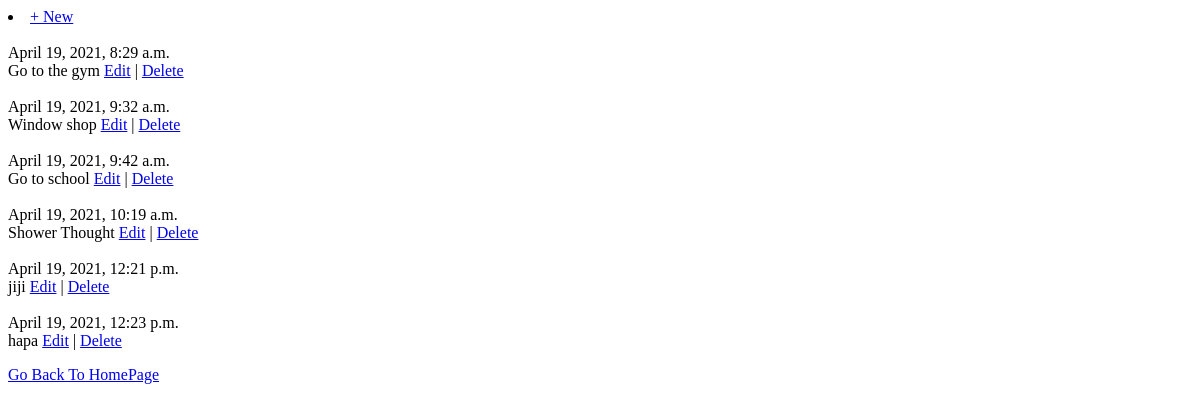
Page /tasks/ (signed in) on the earlier database version.
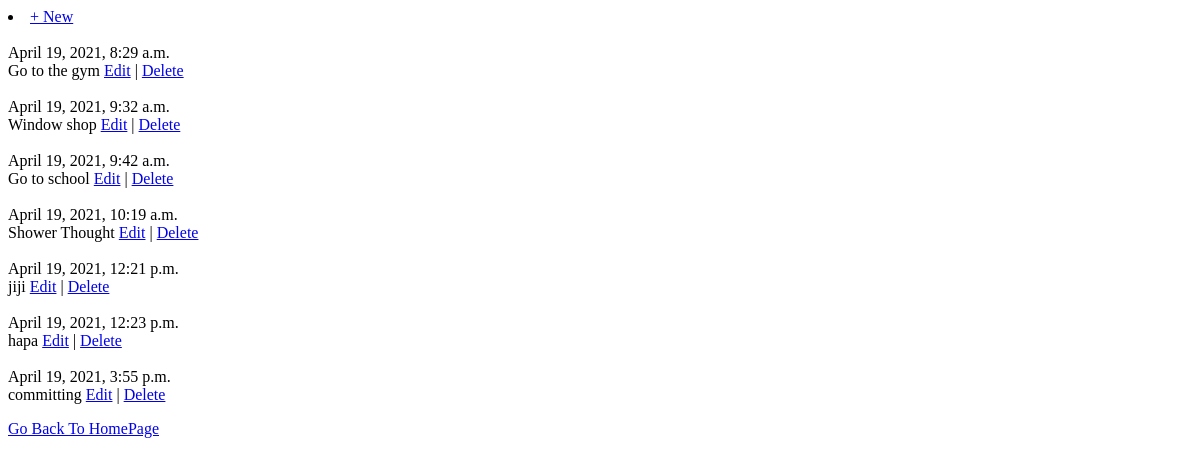
Same page on the later database version.
### tasks/models.py (models this page shows, shortened)
class Tasks(models.Model):
    body= models.TextField()
    date=models.DateTimeField(auto_now_add=True)

### tasks/views.py (the view)
# urls.py: path('', TaskListView.as_view(), name= 'task_list'),
class TaskListView(LoginRequiredMixin, ListView):
    model=Tasks
    template_name='task_list.html'

### templates/task_list.html (shortened to what this page needs)
{%extends 'base.html'%}
{%block content%}
<li><a href="{% url 'task_new' %}">+ New</a></li>
    {%for tasks in object_list%}
 <br>   {{tasks.date}}
  <br>  {{tasks.body}}
  <a href="{% url 'task_edit' tasks.pk %}">Edit</a> |
        <a href="{% url 'task_delete' tasks.pk %}">Delete</a>
<br>
    {%endfor%}
{%endblock content%}

Differences in the rows shown:
added Tasks: date "April 19, 2021, 3:55 p.m.", body "committing"
